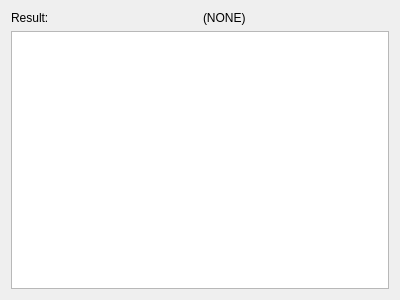
<?xml version="1.0" encoding="UTF-8"?>
<ui version="4.0">
 <class>QuantorResultDialog</class>
 <widget class="QDialog" name="QuantorResultDialog">
  <property name="geometry">
   <rect>
    <x>0</x>
    <y>0</y>
    <width>400</width>
    <height>300</height>
   </rect>
  </property>
  <property name="windowTitle">
   <string>Dialog</string>
  </property>
  <layout class="QVBoxLayout" name="verticalLayout">
   <item>
    <layout class="QHBoxLayout" name="horizontalLayout">
     <item>
      <widget class="QLabel" name="lbl_result">
       <property name="text">
        <string>Result:</string>
       </property>
      </widget>
     </item>
     <item>
      <widget class="QLabel" name="lbl_resultText">
       <property name="text">
        <string>(NONE)</string>
       </property>
      </widget>
     </item>
    </layout>
   </item>
   <item>
    <widget class="QTableView" name="table_Assignments"/>
   </item>
  </layout>
 </widget>
 <resources/>
 <connections/>
</ui>
